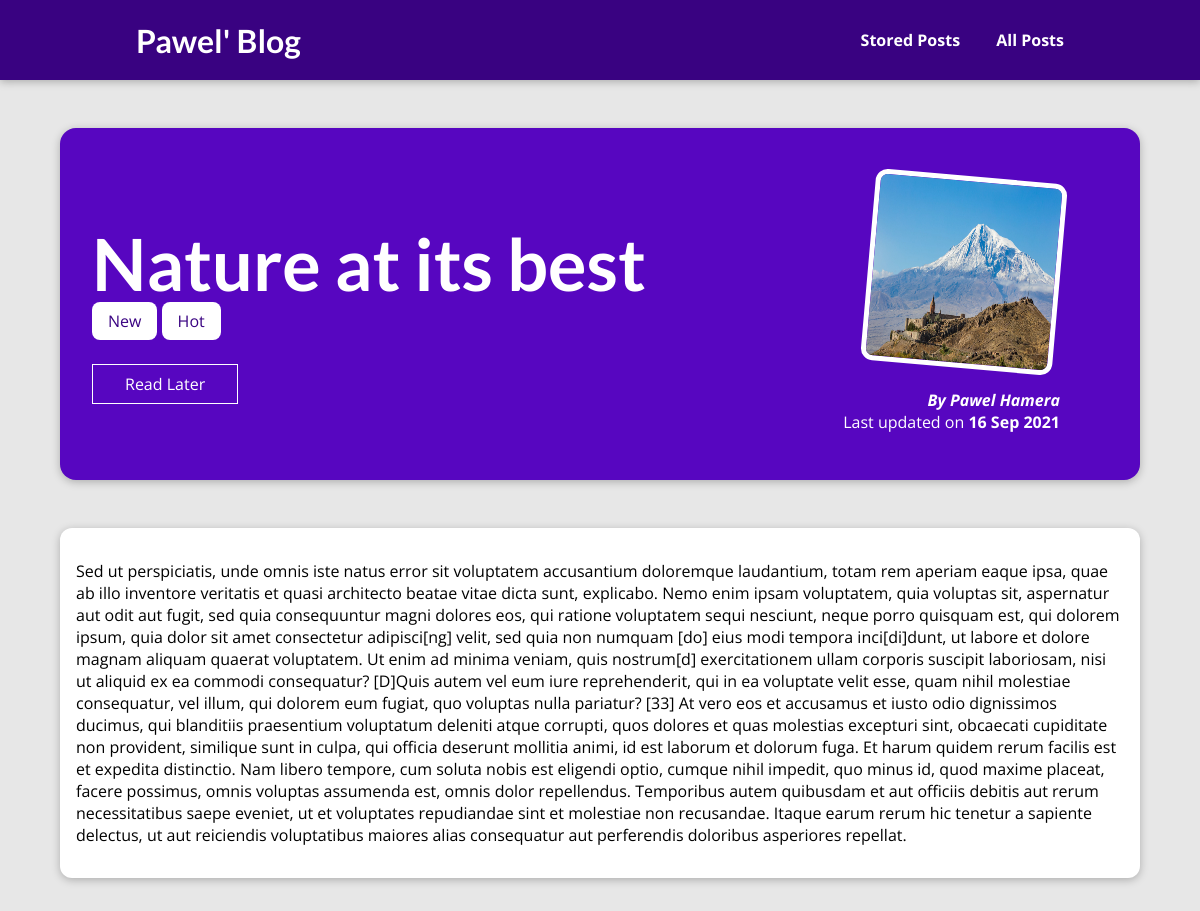
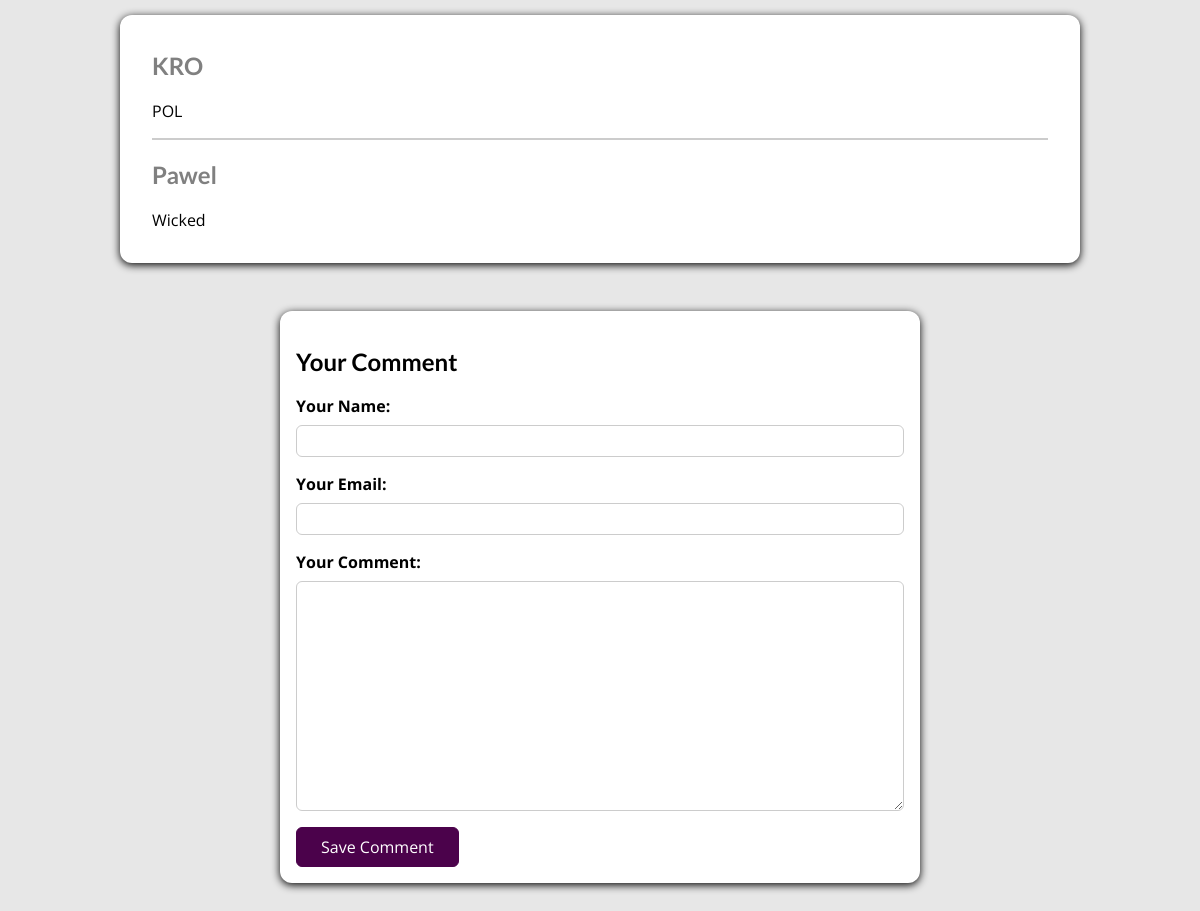
The page /posts/nature-at-its-best on the database its author committed (2 pictures, top to bottom).
### blog/models.py (models this page shows, shortened)
class Post(models.Model):
    title = models.CharField(max_length=50)
    excerpt = models.CharField(max_length=150)
    image = models.ImageField(upload_to="posts", null=True)
    date = models.DateField(auto_now=True)
    slug = models.SlugField(unique=True, default="",
                            blank=True, null=False, db_index=True)
    content = models.TextField(validators=[MinLengthValidator(10)])
    author = models.ForeignKey(Author, null=True, on_delete=models.SET_NULL,
                                related_name="posts")
    tags = models.ManyToManyField(Tag)

class Tag(models.Model):
    caption = models.CharField(max_length=20)

class Author(models.Model):
    first_name = models.CharField(max_length=20)
    last_name = models.CharField(max_length=20)
    email_address = models.EmailField(max_length=20)
    def full_name(self):
        return self.first_name + " " + self.last_name
    def __str__(self):
        return self.full_name()

class Comment(models.Model):
    user_name = models.CharField(max_length=120)
    user_email = models.EmailField()
    text = models.TextField(max_length=400)
    post = models.ForeignKey(Post, on_delete=models.CASCADE, related_name="comments")

### blog/views.py (the view, shortened to what this page needs)
# urls.py: path("posts/<slug:slug>", views.SinglePostView.as_view(), name="post-detail-page"),
class SinglePostView(View):
    def is_stored_post(self, request, post_id):
        stored_posts = request.session.get("stored_posts")
        if stored_posts is not None:
            is_saved_for_later = post_id in stored_posts
        else:
            is_saved_for_later = False
        return is_saved_for_later
    def get(self, request, slug):
        post = Post.objects.get(slug=slug)
        context = {
            "post": post,
            "post_tags": post.tags.all(),
            "comment_form": CommentForm(),
            "comments": post.comments.all().order_by("-id") ,
            "saved_for_later": self.is_stored_post(request, post.id)
        }
        return render(request, "blog/post-detail.html", context)

### blog/forms.py
class CommentForm(forms.ModelForm):
    class Meta:
        model = Comment
        exclude = ["post"]
        labels = {
            "user_name": "Your Name",
            "user_email": "Your Email",
            "text": "Your Comment"
        }

### blog/templates/blog/post-detail.html (shortened to what this page needs)
{% extends "base.html" %}
{% load static %}
{% block css_files %}
<link rel="stylesheet" href="{% static "blog/post-detail.css" %}" />
{% endblock %}
{% block content %}
<section id="summary">
  <h2>{{ post.title }}</h2>
  <div>
    {% for tag in post_tags %}
      <span class="tag">{{ tag.caption }}</span>
    {% endfor %}
  </div>
    <form action="{% url "read-later" %}" method="POST">
        <div id="read-later">
            <button>
                {% if saved_for_later %}
                    Remove from "Read Later" List
                {% else %}
                    Read Later
                {% endif %}
            </button>
        </div>
    </form>
  <article>
    <img src="{{ post.image.url }}" alt="{{ post.title }}" />
    <address>By <a href="mailto:{{ post.author.email_address }}">{{ post.author }}</a></address>
    <div>Last updated on <time>{{ post.date|date:"d M Y" }}</time></div>
  </article>
</section>
<main>
  {{ post.content|linebreaks }}
</main>
<section id="comments">
    <ul>
        {% for comment in comments %}
            <li>
                <h2>{{ comment.user_name }}</h2>
                <p>{{ comment.text|linebreaks }}</p2>
            </li>
        {% endfor %}
    </ul>
</section>
<section id="comment-form">
    <h2>Your Comment</h2>
    <form action="{% url "post-detail-page" post.slug %}" method="POST">
        {% for form_field in comment_form %}
            <div class="form-control" {% if form_field.errors %}invalid{% endif %}>
                {{ form_field.label_tag }}
                {{ form_field}}
            </div>
        {% endfor %}
        <button>Save Comment</button>
    </form>
</section>
{% endblock %}

### templates/base.html (shortened to what this page needs)
{% load static %}
<!DOCTYPE html>
<html lang="en">
<head>
  <link rel="stylesheet" href="{% static "app.css" %}">
  {% block css_files %}{% endblock %}
</head>
<body>
  <header id="main-navigation">
    <h1><a href="{% url "index" %}">Pawel' Blog</a></h1>
    <nav>
      <a href="{% url "read-later" %}">Stored Posts</a>
      <a href="{% url "posts-page" %}">All Posts</a>
    </nav>
  </header>
  {% block content %}
  {% endblock %}
</body>
</html>

### static/app.css (style rules this page uses)
* { box-sizing: border-box; }
html { font-family: 'Open Sans', 'Lato', sans-serif; }
body { margin: 0; }
h1, h2, h3 { font-family: 'Lato', sans-serif; font-weight: bold; }
#main-navigation { width: 100%; height: 5rem; display: flex; justify-content: space-between; align-items: center; padding: 0 10%; position: absolute; top: 0; left: 0; }
#main-navigation a { text-decoration: none; color: white; font-weight: bold; margin: 1rem; }

### blog/static/blog/post-detail.css (style rules this page uses)
body { background-color: #e7e7e7; }
#main-navigation { background-color: #390281; box-shadow: 0 2px 8px rgba(0, 0, 0, 0.25); }
#summary { margin: 8rem auto 3rem auto; padding: 2rem; width: 90%; max-width: 90rem; border-radius: 16px; background-color: #5706c0; position: relative; box-shadow: 0 2px 8px rgba(0, 0, 0, 0.25); height: 22rem; }
#summary h2 { color: white; font-size: 4.5rem; margin-bottom: 0.25rem; }
#summary article { position: absolute; top: 2rem; right: 3rem; padding: 1rem 2rem; border-radius: 12px; text-align: right; color: white; }
#summary article img { width: 12rem; height: 12rem; border-radius: 12px; transform: rotateZ(5deg); border: 5px solid white; margin-bottom: 1rem; }
#summary address { font-weight: bold; }
#summary a { color: white; text-decoration: none; }
#summary time { font-weight: bold; }
#read-later { margin: 2rem 0; }
#read-later button { background-color: transparent; border: 1px solid white; padding: 0.5rem 2rem; font: inherit; color: white; cursor: pointer; }
main { width: 90%; max-width: 90rem; margin: 3rem auto; background-color: white; padding: 1rem; border-radius: 12px; box-shadow: 0 2px 8px rgba(0, 0, 0, 0.25); }
.tag { background-color: white; color: #390281; padding: 0.5rem 1rem; border-radius: 8px; }
#comment-form { margin: 3rem auto; width: 90%; max-width: 40rem; border-radius: 12px; background-color: white; box-shadow: 0 2px 8px rgba(0,0,0.25); padding: 1rem; }
#comment-form button { font: inherit; background-color: rgb(75, 2, 75); color: white; border: 1px solid rgb(75, 2, 75); padding: 0.5rem 1.5rem; border-radius: 6px; cursor: pointer; }
.form-control { margin-bottom: 1rem; }
.form-control label { font-weight: bold; margin-bottom: 0.5rem; display: block; }
.form-control input, .form-control textarea { display: block; width: 100%; font: inherit; padding: 0.25rem; border-radius: 6px; border: 1px solid #ccc; }
#comments { margin: 3rem auto; width: 90%; max-width: 60rem; border-radius: 12px; background-color: white; box-shadow: 0 2px 8px rgba(0,0,0.25); padding: 1rem 2rem; }
#comments ul { list-style: none; margin: 0; padding: 0; }
#comments li { margin-bottom: 1rem; border-bottom: 2px solid #ccc; }
#comments li:last-of-type { border-bottom: none; }
#comments h2 { color: gray; }

### rows shown on the page
Post: title "Nature at its best", image (picture), author "Pawel Hamera", date "16 Sep 2021", content "Sed ut perspiciatis, unde omnis iste natus error sit voluptatem accusantium doloremque laudantium, totam rem aperiam eaque ipsa, quae ab illo inventore veritatis et quasi architecto beatae vitae dicta sunt, explicabo. Nemo enim ipsam voluptatem, quia voluptas sit, aspernatur aut odit aut fugit, sed quia consequuntur magni dolores eos, qui ratione voluptatem sequi nesciunt, neque porro quisquam est, qui dolorem ipsum, quia dolor sit amet consectetur adipisci[ng] velit, sed quia non numquam [do] eius modi tempora inci[di]dunt, ut labore et dolore magnam aliquam quaerat voluptatem. Ut enim ad minima veniam, quis nostrum[d] exercitationem ullam corporis suscipit laboriosam, nisi ut aliquid ex…"
Tag: caption "New"
Tag: caption "Hot"
Comment: user_name "KRO", text "POL"
Comment: user_name "Pawel", text "Wicked"
